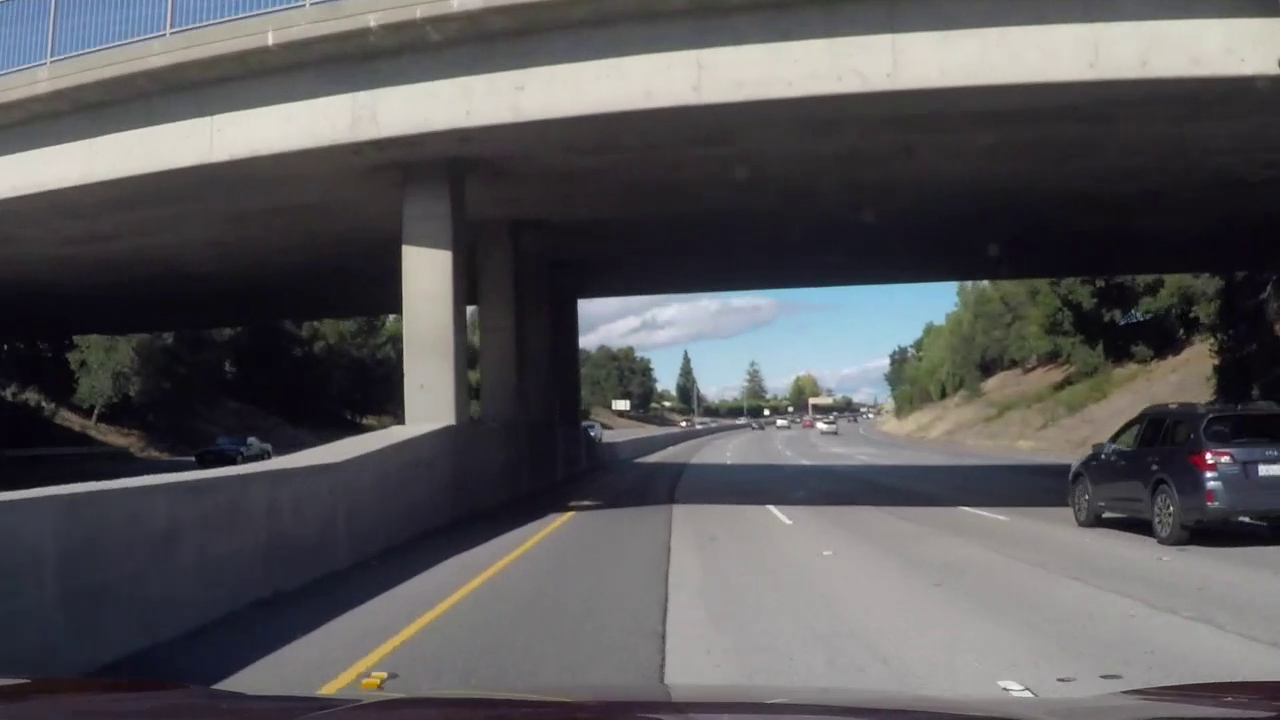
#> input picture frame 5 of video/challenge_video_shadow.mp4, 1280 x 720 px, given in place of project_video.mp4, which was not available
$ python Main.py
#> lines starting #> are read from the running program, lines starting #| are printed output that depends on the picture; after the words box and inside, x2 and y2 are one past the last pixel; in counts of white or black regions, pixels touching at a corner belong together; pictures that were not available may be replaced by others from this repository, and a replacement may not be noted
#> further down, initial_frame is the input picture: shape (720, 1280, 3); mean B, G, R 89.2, 86.8, 88
### PerspectiveTransformation.py
import numpy as np
import cv2

def sharpen_img(img):
    gb = cv2.GaussianBlur(img, (5, 5), 20.0)
    return cv2.addWeighted(img, 2, gb, -1, 0)


def lin_img(img, s=1.0, m=0.0):  # Compute linear image transformation img*s+m
    img2 = cv2.multiply(img, np.array([s]))
    return cv2.add(img2, np.array([m]))


def contr_img(img, s=1.0):  # Change image contrast; s>1 - increase
    m = 127.0 * (1.0 - s)
    return lin_img(img, s, m)

class PerspectiveTransform:
    def __init__(self):
        IMAGE_H = 720
        IMAGE_W = 1280

        self.src = np.array([[280, IMAGE_H-55], [1000, IMAGE_H-55], [300, 460], [IMAGE_W-300, 460]]) #project_video
        #self.src = np.array([[280, IMAGE_H-55], [1000, IMAGE_H-55], [300, 480], [IMAGE_W-300, 480]]) #challenge_video

        self.dst = np.array([[530, IMAGE_H], [760, IMAGE_H], [0, 0], [IMAGE_W, 0]])

        self.TransformationMatrix, status = cv2.findHomography(self.src, self.dst)
        self.TransformationMatrix_inv, status = cv2.findHomography(self.dst, self.src)

    def forward (self, img):
        transformed_img = np.copy(img)
        x = img.shape[1]
        y = img.shape[0]
        transformed_img = cv2.warpPerspective(transformed_img, self.TransformationMatrix, (x, y), cv2.INTER_LINEAR)

        #transformed_img = sharpen_img(transformed_img)

        #transformed_img = contr_img(transformed_img, 1.1)


        return transformed_img

    def backward (self, img):
        transformed_img = np.copy(img)
        x = img.shape[1]
        y = img.shape[0]
        transformed_img = cv2.warpPerspective(transformed_img, self.TransformationMatrix_inv, (x, y), cv2.INTER_LINEAR)
        return transformed_img

### PreProcessing.py
import numpy as np
import cv2

def color_correction(img):
    corrected = cv2.convertScaleAbs(img, alpha=1.1, beta=-90)
    corrected = cv2.cvtColor(corrected, cv2.COLOR_RGB2HSV)
#> corrected: shape (720, 1280, 3); mean H, S, V 80.7, 73.9, 54.5
    corrected[:, :, 1] = np.zeros_like(corrected[:, :, 1])
#> corrected: shape (720, 1280, 3); mean H, S, V 80.7, 0, 54.5
    corrected = cv2.cvtColor(corrected, cv2.COLOR_HSV2RGB)
    return corrected
def binarize(img):
    binary = color_correction(img)
    img_lab = cv2.cvtColor(img, cv2.COLOR_RGB2LAB)
#> img_lab: shape (720, 1280, 3); mean of channels 0, 1, 2 66.1, 131.5, 129.3
    img_hls = cv2.cvtColor(img, cv2.COLOR_RGB2HLS)
#> img_hls: shape (720, 1280, 3); mean of channels 0, 1, 2 78.5, 64.4, 24.4

    ret, binary = cv2.threshold(binary[:,:,0], int(cv2.mean(binary[:,:,0])[0])+45, 255, cv2.THRESH_BINARY)
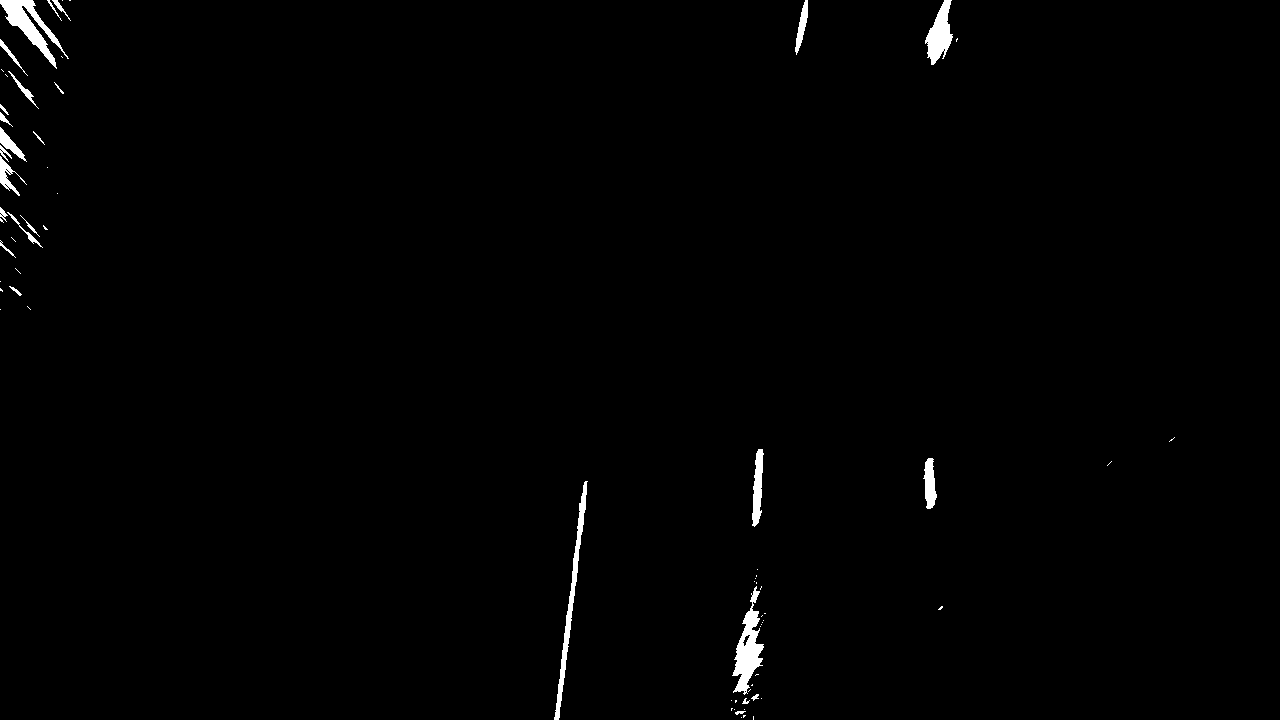
#> binary: shape (720, 1280); 0.88% white; 69 white regions (43 under 20 px), largest, box (x1, y1, x2, y2) and area: (732, 586, 764, 695) 1477, (0, 0, 69, 69) 1386, (554, 481, 588, 720) 1206
#> ret = 99
    binary_img = np.zeros_like(binary)
    binary_img[(img_lab[:, :, 2] > 155) | (binary > 1) ] = 255

    kernel = cv2.getStructuringElement(cv2.MORPH_ELLIPSE, (31, 31))
    mask1 = cv2.morphologyEx(binary_img, cv2.MORPH_TOPHAT, kernel)

    kernel = cv2.getStructuringElement(cv2.MORPH_ELLIPSE, (9, 7))
    mask2 = cv2.morphologyEx(img_hls[:, :, 1], cv2.MORPH_TOPHAT, kernel)
    mask3 = cv2.morphologyEx(img_lab[:, :, 0], cv2.MORPH_TOPHAT, kernel)

    return combine_masks(binary, mask1, mask2, mask3)
#> returned value: shape (720, 1280); 0.83% white; 7 white regions, largest, box (x1, y1, x2, y2) and area: (554, 471, 588, 720) 1867, (2, 0, 43, 58) 1466, (737, 601, 758, 699) 1428

def combine_masks(img, mask1, mask2, mask3):
    final_mask = np.zeros_like(img)
    final_mask[(mask1 > 1) | (mask2 > 2) | (mask3 > 3)] = 255

    kernel = cv2.getStructuringElement(cv2.MORPH_ELLIPSE, (3, 7))
    final_mask = cv2.morphologyEx(final_mask, cv2.MORPH_ERODE, kernel, iterations=2)
    kernel = cv2.getStructuringElement(cv2.MORPH_ELLIPSE, (3, 3))
    final_mask = cv2.morphologyEx(final_mask, cv2.MORPH_ERODE, kernel, 10)

    kernel = cv2.getStructuringElement(cv2.MORPH_RECT, (5, 31))
    final_mask = cv2.morphologyEx(final_mask, cv2.MORPH_DILATE, kernel)

    return final_mask

def bilateral_filter(img):
    return cv2.bilateralFilter(img, 5, 25, 25)

### LaneFinder.py
import numpy as np
import PreProcessing


def getStartingPoints(line_mask):
    line_mask = PreProcessing.binarize(line_mask)
    graph = np.sum(line_mask[3 * (line_mask.shape[0] // 4):, :], axis=0)
#> graph = 1280 values, max 22695 at index 747, min 0 at index 0, mean 546.9
    midpoint = int(graph.shape[0] / 2)

    left_starting_point = np.argmax(graph[:midpoint])
#> left_starting_point = 572
    right_starting_point = midpoint + np.argmax(graph[midpoint:])
#> right_starting_point = 747

    return left_starting_point, right_starting_point


def findLane(lane_image, starting_point):
    nwindows = 10
    window_height = int(lane_image.shape[0]/nwindows)
    window_width = 100
    minpixel = 750

    window_pos = starting_point

    lane_pixels_x, lane_pixels_y = [], []

    for window in range(nwindows):
        win_bottom = lane_image.shape[0] - (window*window_height)
        win_top = lane_image.shape[0] - ((window+1)*window_height)
        win_left = window_pos - (window_width/2)
        win_right = window_pos + (window_width/2)

        window = lane_image[int(win_top):int(win_bottom), int(win_left):int(win_right), :]

        window = PreProcessing.bilateral_filter(window)
        processed_image = PreProcessing.binarize(window)

        nonzero = processed_image.nonzero()
        nonzero_x = np.array(nonzero[1]) + int(win_left)
        nonzero_y = np.array(nonzero[0]) + int(win_top)

        lane_pixels_x.append(nonzero_x)
        lane_pixels_y.append(nonzero_y)

        if len(nonzero_x) > minpixel:
            window_pos = int(np.mean(nonzero_x))

    lane_pixels_x = np.concatenate(lane_pixels_x)
    lane_pixels_y = np.concatenate(lane_pixels_y)

    lane_fit = None

    if len(lane_pixels_x) != 0:
        lane_fit = np.polyfit(lane_pixels_y, lane_pixels_x, 2)

    return lane_fit


def findRoadLane(img, starting_point, current_lane, current_curvature, counter, current_fit):
    lane_fit = findLane(img, starting_point)
    lane = []

    if (current_fit[0] is None) or (np.absolute((current_fit[0]/lane_fit[0]) - 1) < 0.5) or (counter > 18):
        counter = 0
        plot_y = np.linspace(100, img.shape[0] - 1, img.shape[0])
        lane = lane_fit[0] * plot_y ** 2 + lane_fit[1] * plot_y + lane_fit[2]
        lane = np.array([np.transpose(np.vstack([lane, plot_y]))])
        lane = np.hstack(np.int_(lane))
        curvature = getCurvature(lane_fit, plot_y)
    else:
        counter += 1
        curvature = current_curvature
        lane = current_lane
        lane_fit = current_fit

    return lane, curvature, counter, lane_fit


def getCurvature(poly, plot_y):
    y = 30
    curvature = 1
    if len(poly) > 0:
        curvature = ((1 + (2*poly[0]*y + poly[1])**2)**1.5) / np.absolute(2 * poly[0])
    return curvature

### Lane.py
import numpy as np

import LaneFinder
class Lane:
    def __init__(self, starting_point):
        self.starting_point = starting_point
        self.line = None
        self.fit = np.array([None])
        self.curvature = None
        self.sanity_counter = 0

    def find(self, img):
        self.line, self.curvature, self.sanity_counter, self.fit = LaneFinder.findRoadLane(img, self.starting_point, self.line, self.curvature, self.sanity_counter, self.fit)

    def getFit(self):
        return self.line

    def getPolynomial(self):
        return self.fit

### Main.py
import numpy as np
import cv2
import time
import threading
import Lane
import LaneFinder
import PerspectiveTransformation

def drawCurvature(frame, left_aperture, right_aperture):
    aperture = None
    if abs(left_aperture) > abs(right_aperture):
        aperture = left_aperture
    else:
        aperture = right_aperture

    if abs(aperture) <= 0.00003:
        direction = "Straight Line"
        cv2.putText(frame, direction, org=(10, 35), fontFace=cv2.FONT_HERSHEY_DUPLEX, fontScale=1,
                    color=(255, 255, 255), thickness=1)
    elif aperture < 0:
        direction = "Left Curve"
        cv2.putText(frame, direction,
                    org=(10, 35), fontFace=cv2.FONT_HERSHEY_DUPLEX, fontScale=1, color=(255, 255, 255), thickness=1)
        cv2.putText(frame, "Curvature = {:.0f} m".format(min(left_line.curvature, right_line.curvature)),
                    org=(10, 70), fontFace=cv2.FONT_HERSHEY_DUPLEX, fontScale=1, color=(255, 255, 255), thickness=1)
    else:

        direction = "Right Curve"
        cv2.putText(frame, direction,
                    org=(10, 35), fontFace=cv2.FONT_HERSHEY_DUPLEX, fontScale=1, color=(255, 255, 255), thickness=1)
        cv2.putText(frame, "Curvature = {:.0f} m".format(min(left_line.curvature, right_line.curvature)),
                    org=(10, 70), fontFace=cv2.FONT_HERSHEY_DUPLEX, fontScale=1, color=(255, 255, 255), thickness=1)

def drawPosition(frame, pos):

    cv2.putText(frame, "Distance to centre = {:.2f} m".format(pos),
                org=(10, 115), fontFace=cv2.FONT_HERSHEY_DUPLEX, fontScale=1, color=(255, 255, 255), thickness=1)

def drawDisplay(frame):
    cv2.rectangle(frame, (5, 5), (505, 130), (60, 60, 60), -1)

def drawlane(lane_img, color):
    cv2.fillPoly(lane_img, np.int_([road]), color)

def findLane():
    #Threads and data for lane finding
    left_line_thread = threading.Thread(target=left_line.find, args=(tframe,))
    right_line_thread = threading.Thread(target=right_line.find, args=(tframe,))

    left_line_thread.start()
    right_line_thread.start()

    left_line_thread.join()
    right_line_thread.join()

def displayInfo():
    # Threads for information display
    laneThread = threading.Thread(target=drawlane, args=(lane_img, color,))
    displayThread = threading.Thread(target=drawDisplay, args=(frame,))
    textThread = threading.Thread(target=drawCurvature,
                                  args=(frame, left_line.getPolynomial()[0], right_line.getPolynomial()[0],))
    posThread = threading.Thread(target=drawPosition, args=(frame, position,))

    laneThread.start()
    displayThread.start()
    textThread.start()
    posThread.start()

    laneThread.join()
    displayThread.join()
    textThread.join()
    posThread.join()


if __name__ == '__main__':
    video = cv2.VideoCapture('video/project_video.mp4')
    PerspectiveTransform = PerspectiveTransformation.PerspectiveTransform()

    if not video.isOpened():
        print("Error opening video")

    ret, initial_frame = video.read()
    initial_frame = PerspectiveTransform.forward(initial_frame)
    left_starting_point, right_starting_point = LaneFinder.getStartingPoints(initial_frame)
#> left_starting_point = 572; right_starting_point = 747

    left_line = Lane.Lane(left_starting_point)
#> in __init__, `self.starting_point = starting_point`: self.starting_point = 572
    right_line = Lane.Lane(right_starting_point)
    left_line_fit = None
    right_line_fit = None
    road = None
    position = 0
    color = (0, 0, 0)

    while video.isOpened():
        ret, frame = video.read()
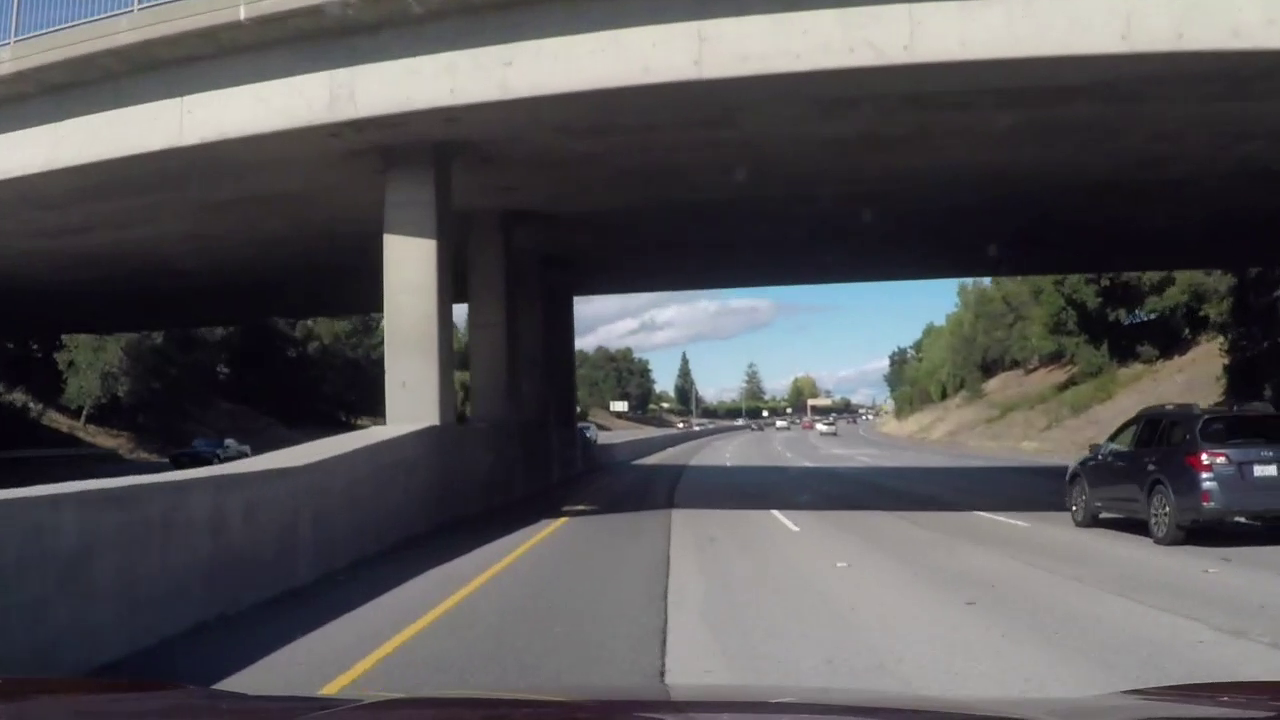
#> input picture frame 6 of video/challenge_video_shadow.mp4, 1280 x 720 px, given in place of project_video.mp4, which was not available
#> frame is the input picture: shape (720, 1280, 3); mean B, G, R 87.1, 85, 86.4
        if ret:
            #start = time.time()

            tframe = PerspectiveTransform.forward(frame)
#> in forward (call 2), `transformed_img = cv2.warpPerspective(transformed_img, self.Transforma..`:
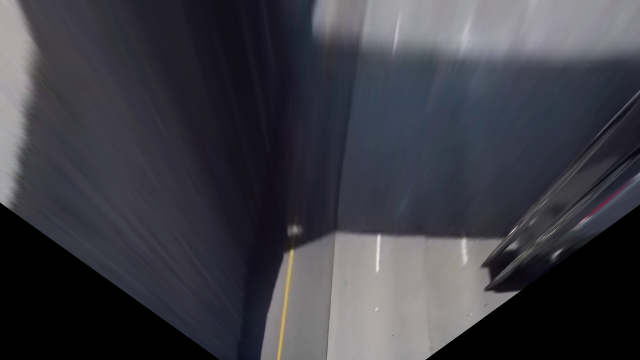
#> transformed_img: shape (720, 1280, 3) (shown at 1/2 size); mean B, G, R 67.8, 60.3, 60.4

            findLane();
            left_line_fit = left_line.getFit()
#> left_line_fit = 720 pairs, first value 557 to 637, second value 100 to 719
            right_line_fit = right_line.getFit()
#> right_line_fit = 720 pairs, first value 748 to 788, second value 100 to 719

            road = np.hstack(([left_line_fit], [np.flipud(right_line_fit)]))
#> road = 1440 pairs, first value 557 to 788, second value 100 to 719

            position = (1280 // 2 - (right_line_fit[0][0] + left_line_fit[0][0]) // 2) * 3.7 / 700
#> position = -0.381

            color = (0, 200, 0)
            if (abs(position) >= 0.3):
                color = (0, 0, 200)

            lane_img = np.zeros_like(frame)
            displayInfo();

            lane_img = PerspectiveTransform.backward(lane_img)
            frame = cv2.addWeighted(frame, 1, lane_img, 0.5, 0)
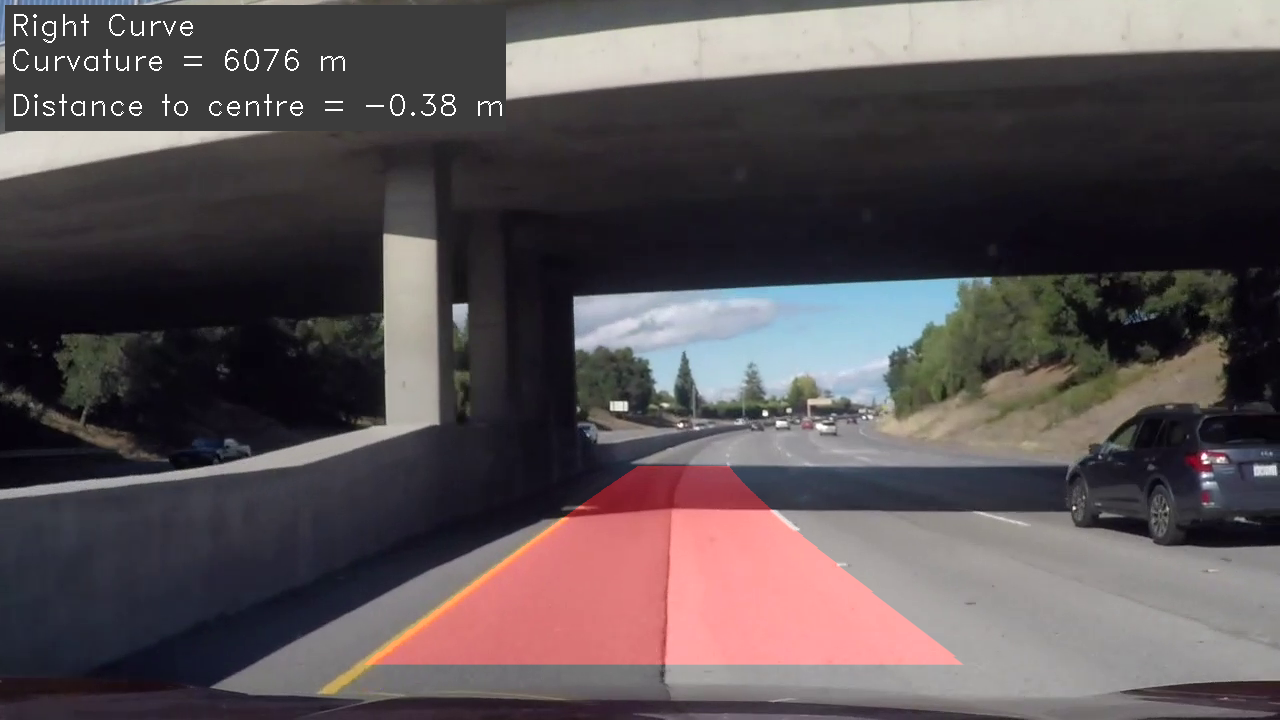
#> frame: shape (720, 1280, 3); mean B, G, R 83.2, 80.8, 89.1

            cv2.imshow('tFrame', frame)

            #print(time.time() - start)

            if cv2.waitKey(25) & 0xFF == ord('q'):
#> (key q is pressed here)
                break
        else:
            break

    video.release()
    cv2.destroyAllWindows()
    for thread in threading.enumerate():
        if thread != threading.current_thread():
            thread.join()
